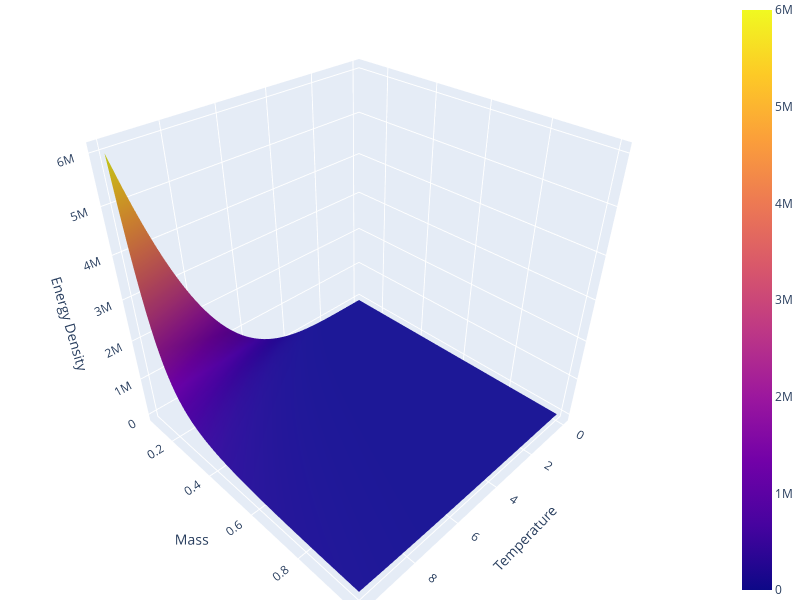

The notebook cell this image was saved under:
### Markdown cell above
## Energy Density

$$
\epsilon(T, m) = 3 T^2 K_2\left(\frac{m}{T}\right) + T K_1\left(\frac{m}{T}\right)
$$

### Code cell
temp_range = (0.01, 10)
mass_range = (0.1, 1)

def energy_density(T, m=1):
    return 3 * T**2 * sp.special.kn(2, m/T) + T * sp.special.kn(1, m/T)

T = np.linspace(temp_range[0], temp_range[1], resolution)
m = np.linspace(mass_range[0], mass_range[1], resolution)

T_grid, m_grid = np.meshgrid(T, m)
eps = energy_density(T_grid, m_grid)

fig = go.Figure(data=[go.Surface(x=T, y=m, z=eps)])

# label x, y and z axes
fig.update_layout(
    scene = dict(
        xaxis_title='Temperature',
        yaxis_title='Mass',
        zaxis_title='Energy Density'
    ),
    margin=dict(l=0, r=0, b=0, t=0)
)

fig.update_layout(autosize=False, width=800, height=600)

### Figure 1 — Plotly figure (JSON) as saved in the notebook; plotly's stock layout.template omitted (floating-point values rounded to 4 significant figures; data arrays with more than 128 entries replaced by an {"elided": "..."} marker saying what was removed)
{"data": [{"type": "surface", "x": {"elided": "100x100 float values"}, "y": {"elided": "100x100 float values"}, "z": {"elided": "100x100 float values"}}], "layout": {"autosize": false, "height": 600, "margin": {"b": 0, "l": 0, "r": 0, "t": 0}, "scene": {"xaxis": {"title": {"text": "Temperature"}}, "yaxis": {"title": {"text": "Mass"}}, "zaxis": {"title": {"text": "Energy Density"}}}, "width": 800}}
